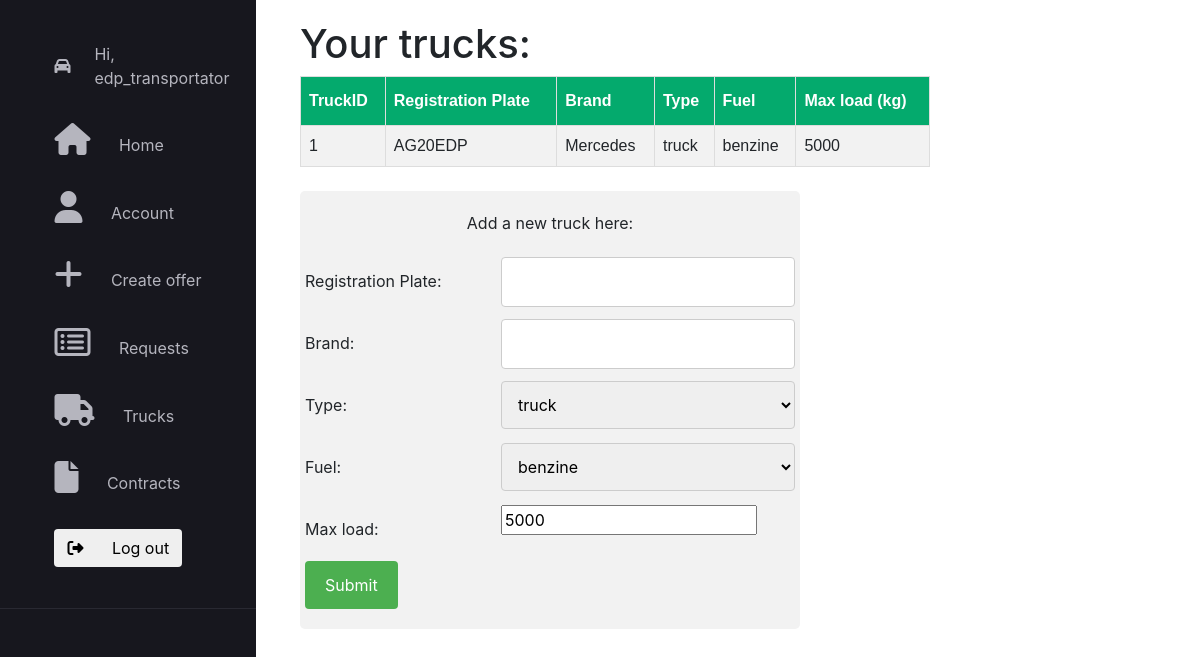
The page /trucks/ (signed in) on the database as committed earlier.
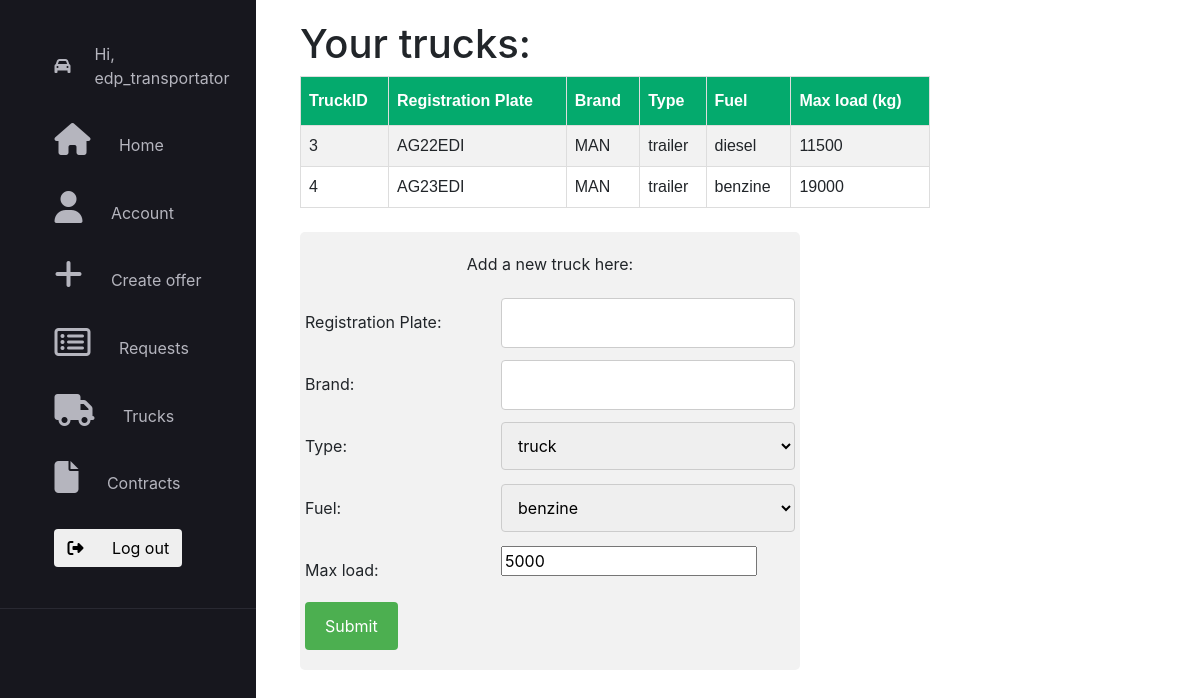
The same page on the database as committed later.
### application/models.py (models this page shows)
class Truck(models.Model):
    id = models.AutoField(primary_key=True)
    type = models.CharField(max_length=20)
    brand = models.CharField(max_length=20)
    registration_plate = models.CharField(max_length=15, unique=True)
    fuel = models.CharField(max_length=10)
    max_load = models.IntegerField()
    ownerId = models.ForeignKey(User, on_delete=models.CASCADE)

### application/decorators.py (the view)
        def wrapper_func(request, *args, **kwargs):
            user_groups = list()
            for group in request.user.groups.all():
                user_groups.append(group.name)
            if allowed_roles[0] in user_groups:
                return view_func(request, *args, **kwargs)
            else:
                return redirect('home')

### application/views.py (called while the page is built, shortened)
@allowed_users(allowed_roles=['transportator'])
@login_required(login_url='login')
def trucks(request):
    user = request.user
    user_groups = [group.name for group in user.groups.all()]
    curr_trucks = Truck.objects.all().filter(ownerId=request.user)
    new_truck = Truck()
    context = {'user_groups': user_groups, 'trucks': curr_trucks, 'fuel_t': FUEL_TYPE, 'truck_t': TRUCK_TYPE}
    return render(request, "application/trucks.html", context=context)

### application/templates/application/trucks.html (shortened to what this page needs)
{% extends 'application/main_layout_application.html' %}
{% load static %}
{% block content %}
    <link rel="stylesheet" href="{% static 'application/css/trucks.css' %}">
    <div style="margin-left: 300px; margin-top: 20px">
        <h1> Your trucks: </h1>
        <table id="truckstb">
            <tr>
                <th>TruckID</th>
                <th>Registration Plate</th>
                <th>Brand</th>
                <th>Type</th>
                <th>Fuel</th>
                <th>Max load (kg)</th>
            </tr>
            {% for truck in trucks %}
                <tr>
                    <td>{{ truck.id }}</td>
                    <td>{{ truck.registration_plate }}</td>
                    <td>{{ truck.brand }}</td>
                    <td>{{ truck.type }}</td>
                    <td>{{ truck.fuel }}</td>
                    <td>{{ truck.max_load }}</td>
                </tr>
            {% endfor %}
        </table><br>
        <div class="container2">
            <form action="" method="post">
                <p>Add a new truck here:</p>
                <div class="row">
                    <div class="col-25">
                        <label for="reg_plt">Registration Plate:</label>
                    </div>
                    <div class="col-75">
                        <input id="reg_plt" type="text" name="reg_plt"> <br>
                    </div>
                </div>
                <div class="row">
                    <div class="col-25">
                        <label for="brand">Brand:</label>
                    </div>
                    <div class="col-75">
                        <input id="brand" type="text" name="brand"><br>
                    </div>
                </div>
                <div class="row">
                    <div class="col-25">
                        <label for="type">Type:</label>
                    </div>
                    <div class="col-75">
                        <select id="type" name="type" >
                            {% for t in truck_t %}
                                <option value="{{ t }}">{{ t }}</option>
                            {%  endfor %}
                        </select>
                        <br>
                    </div>
                </div>
                <div class="row">
                    <div class="col-25">
                        <label for="fuel">Fuel:</label>
                    </div>
                    <div class="col-75">
                        <select id="fuel" name="fuel" >
                            {% for f in fuel_t %}
                                <option value="{{ f }}">{{ f }}</option>
                            {% endfor %}
                        </select>
                        <br>
                    </div>
                </div>
                <div class="row">
                    <div class="col-25">
                        <label for="max_load">Max load:</label>
                    </div>
                    <div class="col-75">
                        <input id="max_load" name="max_load" type="number" value="5000" step="500"><br>
                    </div>
                </div>
                <div class="row">
                    <input id="submit" type="submit" value="Submit"><br>
                </div>
            </form>
        </div>
    </div>
{% endblock %}

Rows that differ between the two databases and show on the page:
no longer on this page (row edited): Truck: id "1", registration_plate "AG20EDP", brand "Mercedes", type "truck", fuel "benzine", max_load "5000"
added Truck: id "3", registration_plate "AG22EDI", brand "MAN", type "trailer", fuel "diesel", max_load "11500"
added Truck: id "4", registration_plate "AG23EDI", brand "MAN", type "trailer", fuel "benzine", max_load "19000"
